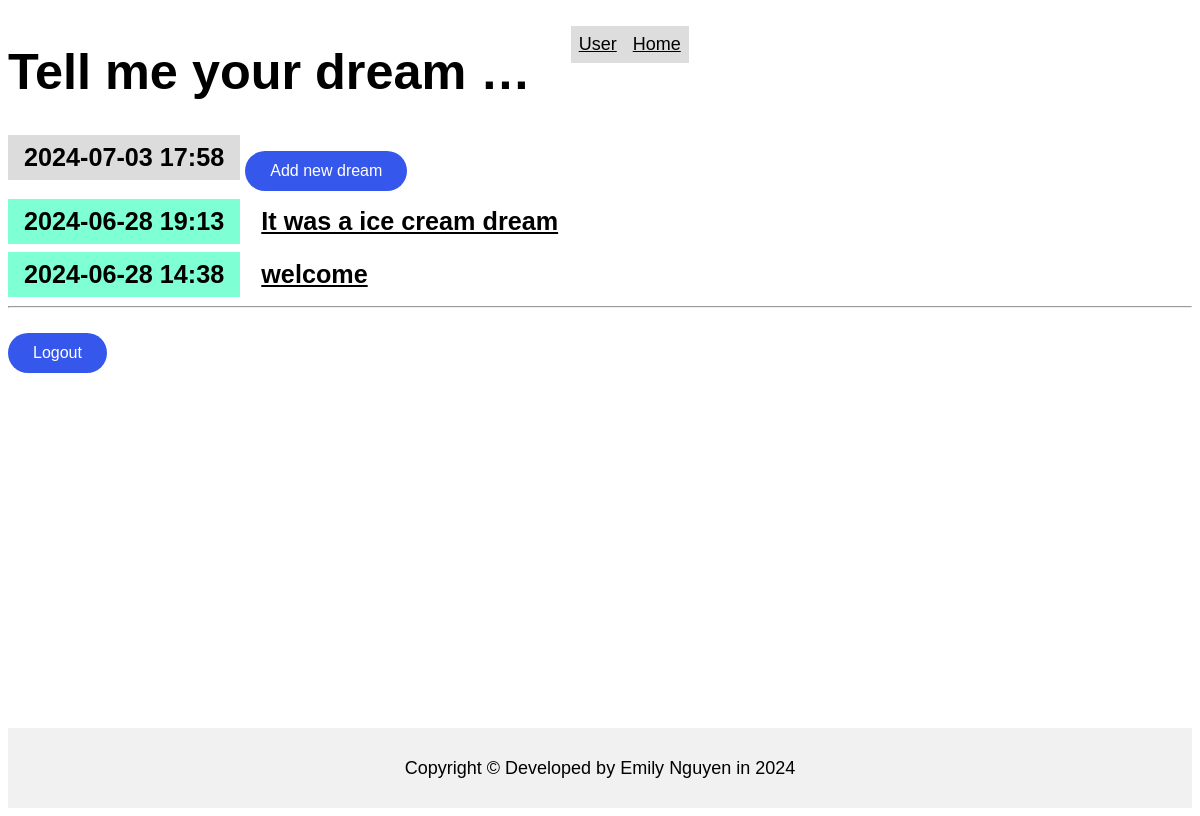
The app's page / (signed in), older data.
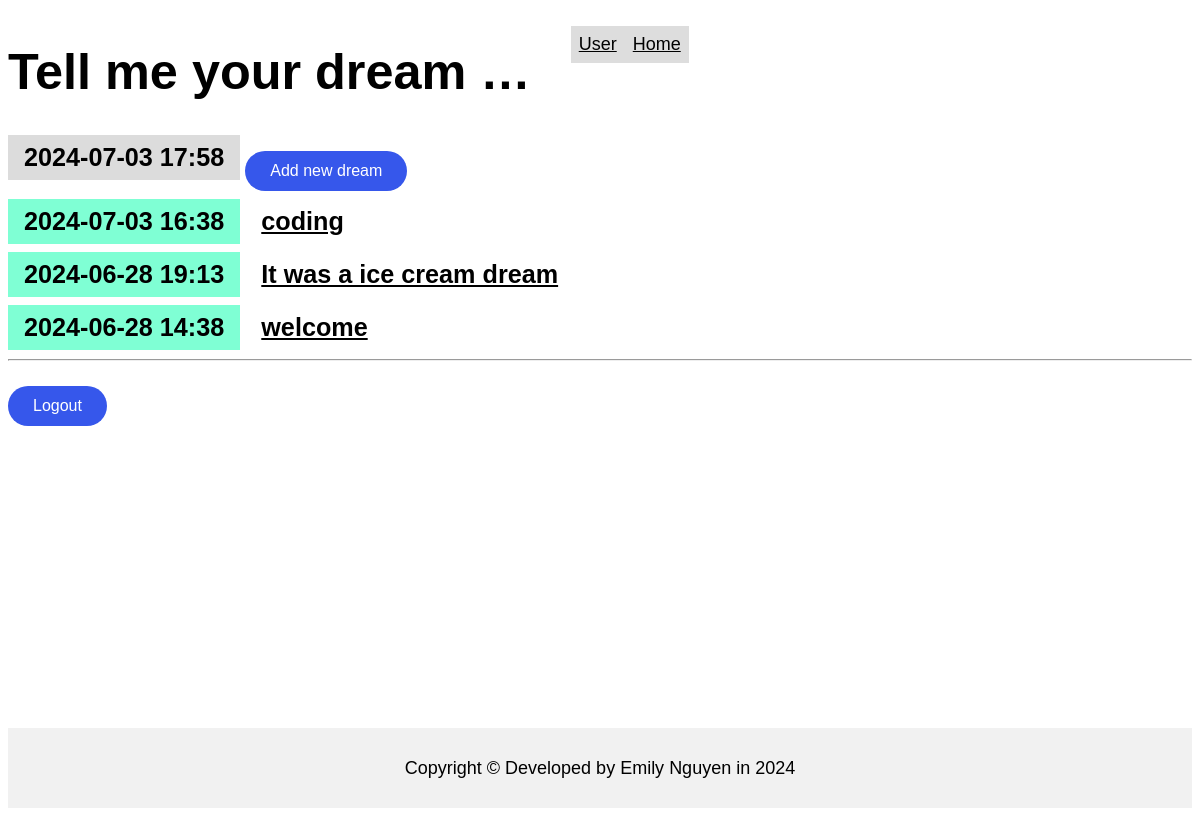
The same page, newer data.
### entries/models.py (models this page shows, shortened)
class Entry(models.Model):
    title = models.CharField(max_length=255)
    content = models.TextField(blank=True, null=True)
    created_at = models.DateTimeField(default=timezone.now)
    modified_at = models.DateTimeField(auto_now=True)
    class Meta:
        verbose_name_plural = "Entries"
        ordering = ('-created_at',)

### entries/views.py (the view)
# urls.py: path("",views.EntryListView.as_view(),name="entry-list"),
class EntryListView(LockedView, ListView):
    model = Entry
    queryset = Entry.objects.all().order_by('-created_at')

### entries/templates/entries/entry_list.html
{% extends "entries/layout.html" %}
{% block content %}
<article>
    <h2 class="mark">{% now "Y-m-d H:i" %}</em></h2>
    <a href="{% url 'entry-create' %}"><button class="btn">Add new dream</button></a>
</article>
{% for entry in entry_list %}
    <article>
        <h2 class="{{ entry.created_at|date:'l' }}">
            {{ entry.created_at|date:'Y-m-d H:i' }}
        </h2>
        <h3>
            <a href="{% url 'entry-detail' entry.id %}">
                {{ entry.title }}
            </a>
        </h3>
    </article>
{% endfor %}
{% endblock %}

### entries/templates/entries/layout.html (shortened to what this page needs)
{% load static %}
<!DOCTYPE html>
<html lang="en">
  <head>
    <link rel="stylesheet" href="{% static 'css/diary.css' %}" />
  </head>
  <body>
    <header class="header">
      <h1><a href="/">Tell me your dream …</a></h1>
      <nav class="menu">
        <ul>
          <li><a href="/">Home</a></li>
          <li><a href="#home">User</a></li>
        </ul>
      </nav>
    </header>
    <main>
       {% block content %}{% endblock %}
      <hr />
      <form action="{% url 'admin:logout' %}" method="post">
        <button class="btn" type="submit">Logout</button>
      </form>
    </main>
    <footer>Copyright &#169; Developed by Emily Nguyen in 2024</footer>
  </body>
</html>

### entries/static/css/diary.css (style rules this page uses)
* { box-sizing: border-box; }
body { font-family: sans-serif; font-size: 18px; display: flex; flex-direction: column; min-height: 100vh; }
main { flex: 1; }
a { color: inherit; }
h1 { font-size: 2.8em; }
h1 a { text-decoration: none; }
h2, h3 { font-size: 1.4em; margin: 0; display: inline-block; padding: 0.5rem 1rem; vertical-align: top; }
h2 { background-color: aquamarine; }
.mark { background-color: gainsboro; }
article { margin-bottom: 0.5rem; }
button, textarea, input { font-size: inherit; min-height: 2.5em; padding: 0 1rem; }
button, input[type="submit"] { background-color: #3657eb; border: none; border-radius: 2rem; color: white; padding: 10px 25px; text-align: center; text-decoration: none; display: inline-block; font-size: 16px; margin-top: 1rem; }
.header { display: flex; }
ul { list-style-type: none; }
.menu li { float: right; display: inline; }
li a { display: block; padding: 8px; background-color: #dddddd; }
.btn { background-color: #3657eb; border: none; border-radius: 2rem; color: white; padding: 10px 25px; text-align: center; text-decoration: none; display: inline-block; font-size: 16px; margin-top: 1rem; }
footer { height: 10vh; width: 100%; text-align: center; background-color: #f1f1f1; display: flex; align-items: center; justify-content: center; }

Row changes from the older to the newer data that the page shows:
added Entry: created_at "2024-07-03 16:38", title "coding"
